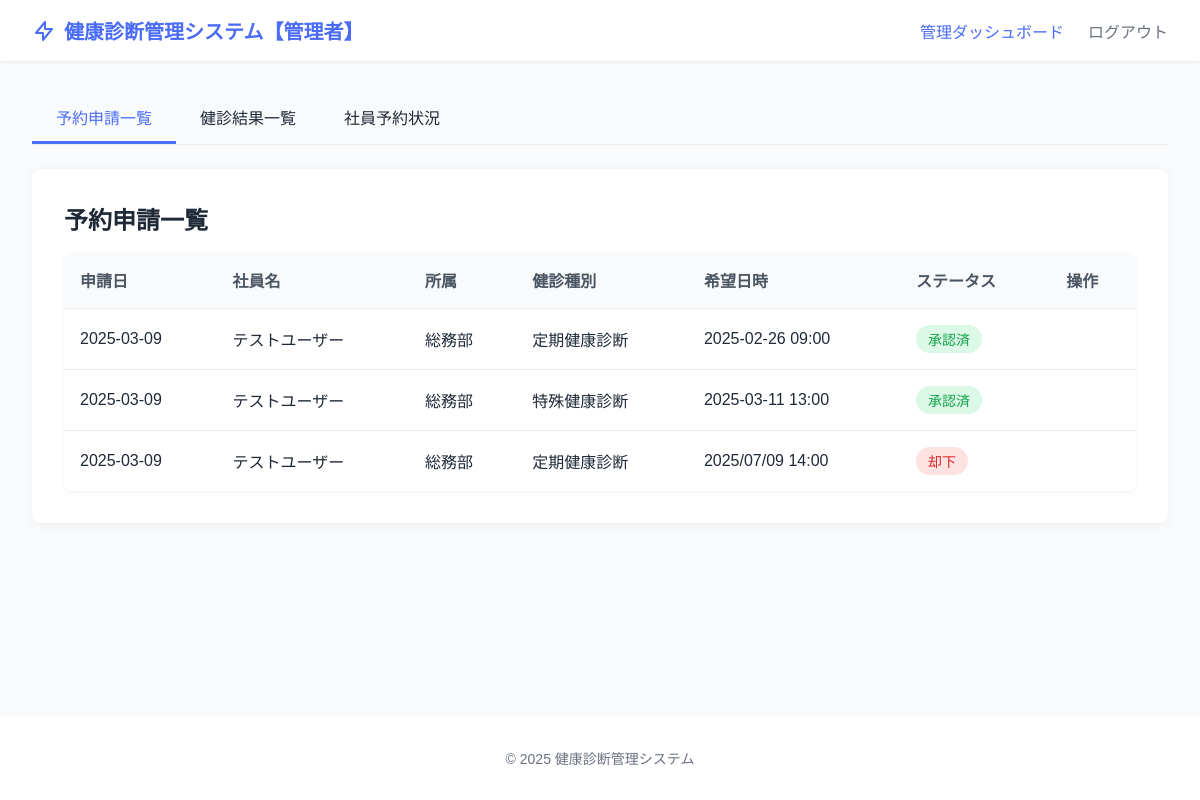
The page /admin/dashboard (signed in) on the database its author committed.
### tables this page shows
CREATE TABLE reservations (
            id INTEGER PRIMARY KEY AUTOINCREMENT,
            user_id TEXT NOT NULL,
            exam_type TEXT NOT NULL,
            preferred_date DATE NOT NULL,
            preferred_time TIME NOT NULL,
            notes TEXT,
            status TEXT DEFAULT 'pending',
            created_at TIMESTAMP DEFAULT CURRENT_TIMESTAMP, group_id INTEGER,
            FOREIGN KEY (user_id) REFERENCES users (id)
        );

CREATE TABLE users (
            id TEXT PRIMARY KEY,
            password TEXT NOT NULL,
            name TEXT NOT NULL,
            department TEXT,
            role TEXT DEFAULT 'user',
            created_at TIMESTAMP DEFAULT CURRENT_TIMESTAMP
        , work_type TEXT DEFAULT 'regular', email TEXT, phone TEXT, employee_number TEXT, insurance_number TEXT);

### app.py (the view)
@app.route('/admin/dashboard')
@login_required
@admin_required
def admin_dashboard():
    reservations = get_all_reservations()
    exam_results = get_all_exam_results()
    employee_status = get_employee_reservation_status()
    return render_template('admin_dashboard.html', reservations=reservations,
                           exam_results=exam_results, employee_status=employee_status)

### app.py (called while the page is built)
@app.after_request
def add_header(response):
    response.headers["Cache-Control"] = "no-cache, no-store, must-revalidate"
    response.headers["Pragma"] = "no-cache"
    response.headers["Expires"] = "0"
    response.headers['Cache-Control'] = 'public, max-age=0'
    return response

@app.context_processor
def override_url_for():
    return dict(url_for=dated_url_for)

def dated_url_for(endpoint, **values):
    if endpoint == 'static':
        values['q'] = int(datetime.utcnow().timestamp())
    return url_for(endpoint, **values)

def get_all_reservations():
    conn = sqlite3.connect('health_check.db')
    c = conn.cursor()
    try:
        c.execute('''
            SELECT
                r.id,
                r.exam_type,
                r.preferred_date,
                r.preferred_time,
                r.status,
                r.created_at,
                u.name,
                u.department
            FROM reservations r
            JOIN users u ON r.user_id = u.id
            ORDER BY r.created_at DESC
        ''')
        return c.fetchall()
    except Exception as e:
        print(f"Error fetching reservations: {e}")
        return []
    finally:
        conn.close()

def get_all_exam_results():
    conn = sqlite3.connect('health_check.db')
    c = conn.cursor()
    try:
        c.execute('''
            SELECT
                er.id,
                er.reservation_id,
                er.file_path,
                er.upload_date,
                er.review_status,
                u.name as user_name,
                u.department,
                r.exam_type,
                r.preferred_date
            FROM exam_results er
            JOIN reservations r ON er.reservation_id = r.id
            JOIN users u ON r.user_id = u.id
            ORDER BY er.upload_date DESC
        ''')
        results = c.fetchall()
        return results
    except Exception as e:
        print(f"Error fetching exam results: {e}")
        return []
    finally:
        conn.close()

def get_user_by_id(user_id):
    conn = sqlite3.connect('health_check.db')
    c = conn.cursor()
    c.execute('SELECT id, name, department, role, work_type, email, phone FROM users WHERE id = ?', (user_id,))
    user_data = c.fetchone()
    conn.close()
    if user_data:
        return User(user_data[0], user_data[1], user_data[2], user_data[3],
                   user_data[4], user_data[5], user_data[6])
    return None

    def is_admin(self):
        return self.role == 'admin'

### templates/admin_dashboard.html (shortened to what this page needs)
{% extends "admin_base.html" %}
{% block content %}
<div class="tabs">
    <div class="tab active" onclick="switchTab('reservations')">予約申請一覧</div>
    <div class="tab" onclick="switchTab('results')">健診結果一覧</div>
    <div class="tab" onclick="switchTab('employee_status')">社員予約状況</div>
</div>
<div id="reservations" class="tab-content card active">
    <h2>予約申請一覧</h2>
    {% if reservations %}
    <table>
        <thead>
            <tr>
                <th>申請日</th>
                <th>社員名</th>
                <th>所属</th>
                <th>健診種別</th>
                <th>希望日時</th>
                <th>ステータス</th>
                <th>操作</th>
            </tr>
        </thead>
        <tbody>
            {% for reservation in reservations %}
            <tr>
                <td>{{ reservation[5].split(' ')[0] }}</td>
                <td>{{ reservation[6] }}</td>
                <td>{{ reservation[7] }}</td>
                <td>{{ reservation[1] }}</td>
                <td>{{ reservation[2] }} {{ reservation[3] }}</td>
                <td>
                    <span class="status {% if reservation[4] == 'approved' %}status-approved{% elif reservation[4] == 'rejected' %}status-rejected{% else %}status-pending{% endif %}">
                        {{ '承認済' if reservation[4] == 'approved' else '却下' if reservation[4] == 'rejected' else '申請中' }}
                    </span>
                </td>
                <td>
                </td>
            </tr>
            {% endfor %}
        </tbody>
    </table>
    {% endif %}
</div>
{% endblock %}

### templates/admin_base.html (shortened to what this page needs)
<!DOCTYPE html>
<html lang="ja">
<head>
</head>
<body>
    <header>
        <div class="header-inner">
            <div class="logo">
                <svg xmlns="http://www.w3.org/2000/svg" fill="none" viewBox="0 0 24 24" stroke="currentColor">
                    <path stroke-linecap="round" stroke-linejoin="round" stroke-width="2" d="M13 10V3L4 14h7v7l9-11h-7z" />
                </svg>
                <span>健康診断管理システム【管理者】</span>
            </div>
            <nav>
                <ul>
                    <li><a href="{{ url_for('admin_dashboard') }}" {% if request.path == url_for('admin_dashboard') %}class="active"{% endif %}>管理ダッシュボード</a></li>
                    <li><a href="{{ url_for('logout') }}">ログアウト</a></li>
                </ul>
            </nav>
        </div>
    </header>
    <main>
        {% block content %}{% endblock %}
    </main>
    <footer>
        <p>&copy; 2025 健康診断管理システム</p>
    </footer>
</body>
</html>

### rows shown on the page
reservations: created_at "2025-03-09", name "テストユーザー", department "総務部", exam_type "定期健康診断", preferred_date "2025-02-26", preferred_time "09:00", status "承認済"
reservations: created_at "2025-03-09", name "テストユーザー", department "総務部", exam_type "特殊健康診断", preferred_date "2025-03-11", preferred_time "13:00", status "承認済"
reservations: created_at "2025-03-09", name "テストユーザー", department "総務部", exam_type "定期健康診断", preferred_date "2025/07/09", preferred_time "14:00", status "却下"
